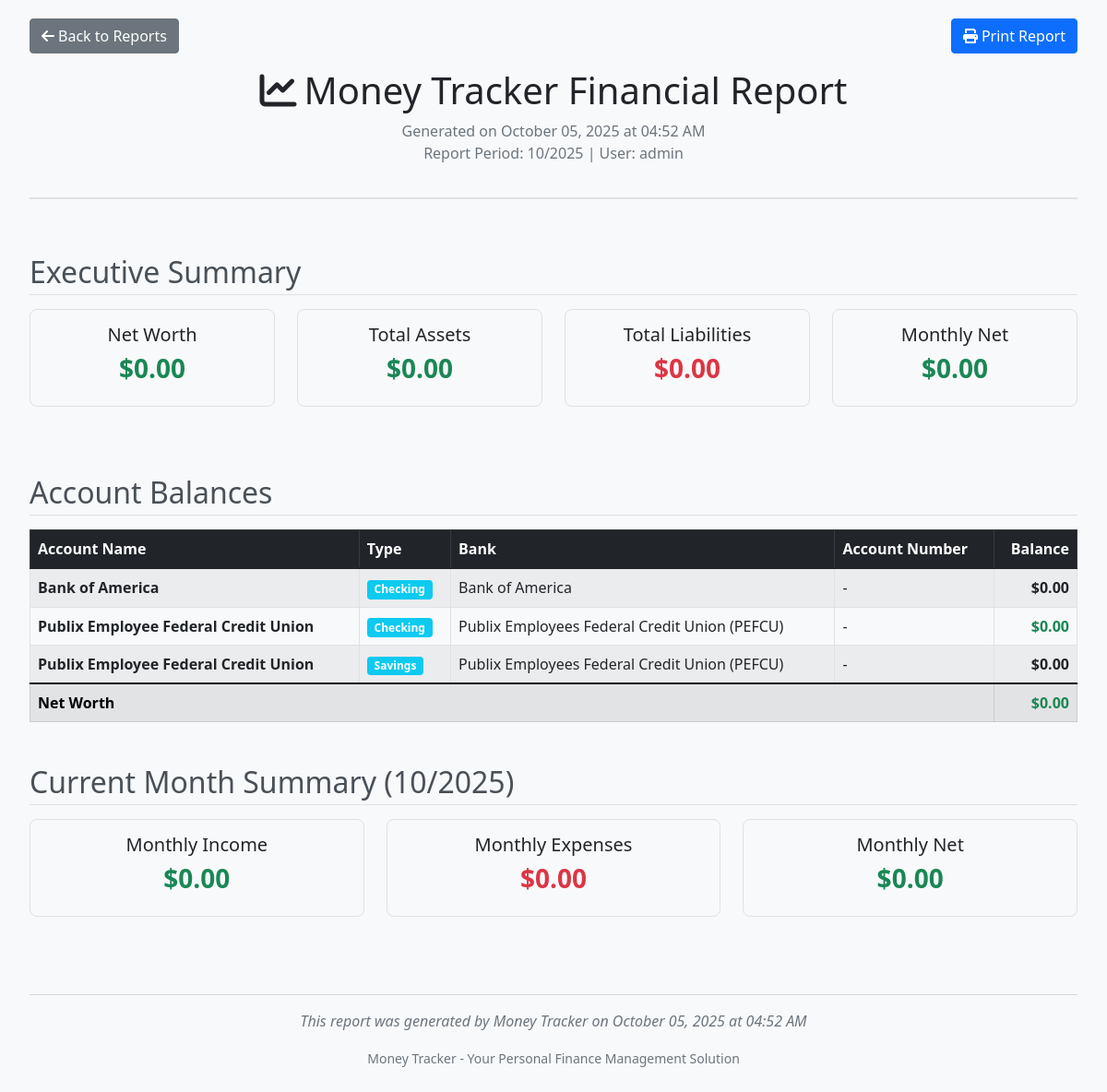
Screenshot of /reports/print (signed in) with the database file from the repository.
### app.py (models this page shows, shortened)
class User(UserMixin, db.Model):
    id = db.Column(db.Integer, primary_key=True)
    username = db.Column(db.String(80), unique=True, nullable=False)
    email = db.Column(db.String(120), unique=True, nullable=False)
    password_hash = db.Column(db.String(128), nullable=False)
    created_at = db.Column(db.DateTime, default=datetime.utcnow)
    accounts = db.relationship('Account', backref='user', lazy=True)
    categories = db.relationship('Category', backref='user', lazy=True)

class Account(db.Model):
    id = db.Column(db.Integer, primary_key=True)
    name = db.Column(db.String(100), nullable=False)
    account_type = db.Column(db.String(50), nullable=False)  # checking, savings, investment, credit
    balance = db.Column(db.Float, default=0.0)
    bank_name = db.Column(db.String(100), nullable=True)  # Bank name from routing lookup
    routing_number = db.Column(db.String(9), nullable=True)  # Bank routing number
    account_number = db.Column(db.String(255), nullable=True)  # Full account number (encrypted)
    account_number_last4 = db.Column(db.String(4), nullable=True)  # Last 4 digits for security
    user_id = db.Column(db.Integer, db.ForeignKey('user.id'), nullable=False)
    def get_masked_account_number(self):
        if not self.account_number:
            return None

### app.py (the view)
@app.route('/reports/print')
@login_required
def print_reports():
    from sqlalchemy import func, extract
    current_year = datetime.now().year
    current_month = datetime.now().month
    accounts = Account.query.filter_by(user_id=current_user.id).all()
    categories = Category.query.filter_by(user_id=current_user.id).order_by(Category.name).all()
    current_month_transactions = Transaction.query.join(Account).filter(
        Account.user_id == current_user.id,
        extract('year', Transaction.date) == current_year,
        extract('month', Transaction.date) == current_month
    ).order_by(Transaction.date.desc()).all()
    monthly_summary = db.session.query(
        extract('month', Transaction.date).label('month'),
        func.sum(Transaction.amount).filter(Transaction.type == 'income').label('income'),
        func.sum(Transaction.amount).filter(Transaction.type == 'expense').label('expenses')
    ).join(Account).filter(
        Account.user_id == current_user.id,
        extract('year', Transaction.date) == current_year
    ).group_by(extract('month', Transaction.date)).all()
    category_spending = db.session.query(
        Category.name,
        func.sum(Transaction.amount).label('total')
    ).join(Transaction).join(Account).filter(
        Account.user_id == current_user.id,
        Transaction.type == 'expense',
        extract('year', Transaction.date) == current_year,
        extract('month', Transaction.date) == current_month
    ).group_by(Category.id).all()
    investments = Investment.query.join(Account).filter(Account.user_id == current_user.id).all()
    total_assets = sum(account.balance for account in accounts if account.balance > 0)
    total_liabilities = abs(sum(account.balance for account in accounts if account.balance < 0))
    net_worth = total_assets - total_liabilities
    month_income = sum(t.amount for t in current_month_transactions if t.type == 'income')
    month_expenses = sum(t.amount for t in current_month_transactions if t.type == 'expense')
    month_net = month_income - month_expenses
    return render_template('print_reports.html',
                         accounts=accounts,
                         categories=categories,
                         current_month_transactions=current_month_transactions,
                         monthly_summary=monthly_summary,
                         category_spending=category_spending,
                         investments=investments,
                         total_assets=total_assets,
                         total_liabilities=total_liabilities,
                         net_worth=net_worth,
                         month_income=month_income,
                         month_expenses=month_expenses,
                         month_net=month_net,
                         current_year=current_year,
                         current_month=current_month,
                         report_date=datetime.now())

### app.py (called while the page is built)
@app.context_processor
def inject_datetime():
    return {'datetime': datetime, 'date': date, 'current_user': current_user}

@login_manager.user_loader
def load_user(user_id):
    return User.query.get(int(user_id))

### templates/print_reports.html (shortened to what this page needs)
<!DOCTYPE html>
<html lang="en">
<head>
    <link href="https://cdn.jsdelivr.net/npm/bootstrap@5.1.3/dist/css/bootstrap.min.css" rel="stylesheet">
    <link rel="stylesheet" href="https://cdnjs.cloudflare.com/ajax/libs/font-awesome/6.0.0/css/all.min.css">
</head>
<body>
    <div class="container-fluid">
        <div class="no-print mb-3">
            <div class="d-flex justify-content-between align-items-center">
                <a href="{{ url_for('reports') }}" class="btn btn-secondary">
                    <i class="fas fa-arrow-left me-1"></i>Back to Reports
                </a>
                <button onclick="window.print()" class="btn btn-primary">
                    <i class="fas fa-print me-1"></i>Print Report
                </button>
            </div>
        </div>
        <div class="report-header">
            <h1><i class="fas fa-chart-line me-2"></i>Money Tracker Financial Report</h1>
            <p class="text-muted mb-0">Generated on {{ report_date.strftime('%B %d, %Y at %I:%M %p') }}</p>
            <p class="text-muted">Report Period: {{ current_month }}/{{ current_year }} | User: {{ current_user.username }}</p>
        </div>
        <div class="row">
            <div class="col-12">
                <h2 class="section-title">Executive Summary</h2>
            </div>
        </div>
        <div class="row mb-4">
            <div class="col-md-3">
                <div class="summary-card text-center">
                    <h5>Net Worth</h5>
                    <h3 class="{% if net_worth >= 0 %}amount-positive{% else %}amount-negative{% endif %}">
                        ${{ "{:,.2f}".format(net_worth) }}
                    </h3>
                </div>
            </div>
            <div class="col-md-3">
                <div class="summary-card text-center">
                    <h5>Total Assets</h5>
                    <h3 class="amount-positive">${{ "{:,.2f}".format(total_assets) }}</h3>
                </div>
            </div>
            <div class="col-md-3">
                <div class="summary-card text-center">
                    <h5>Total Liabilities</h5>
                    <h3 class="amount-negative">${{ "{:,.2f}".format(total_liabilities) }}</h3>
                </div>
            </div>
            <div class="col-md-3">
                <div class="summary-card text-center">
                    <h5>Monthly Net</h5>
                    <h3 class="{% if month_net >= 0 %}amount-positive{% else %}amount-negative{% endif %}">
                        ${{ "{:,.2f}".format(month_net) }}
                    </h3>
                </div>
            </div>
        </div>
        <div class="row">
            <div class="col-12">
                <h2 class="section-title">Account Balances</h2>
                <div class="table-responsive">
                    <table class="table table-bordered table-striped">
                        <thead class="table-dark">
                            <tr>
                                <th>Account Name</th>
                                <th>Type</th>
                                <th>Bank</th>
                                <th>Account Number</th>
                                <th class="text-end">Balance</th>
                            </tr>
                        </thead>
                        <tbody>
                            {% for account in accounts %}
                            <tr>
                                <td><strong>{{ account.name }}</strong></td>
                                <td><span class="badge bg-info">{{ account.account_type.title() }}</span></td>
                                <td>{{ account.bank_name or '-' }}</td>
                                <td>{{ account.get_masked_account_number() or '-' }}</td>
                                <td class="text-end {% if account.balance >= 0 %}amount-positive{% else %}amount-negative{% endif %}">
                                    ${{ "{:,.2f}".format(account.balance) }}
                                </td>
                            </tr>
                            {% endfor %}
                        </tbody>
                        <tfoot class="table-secondary">
                            <tr>
                                <th colspan="4">Net Worth</th>
                                <th class="text-end {% if net_worth >= 0 %}amount-positive{% else %}amount-negative{% endif %}">
                                    ${{ "{:,.2f}".format(net_worth) }}
                                </th>
                            </tr>
                        </tfoot>
                    </table>
                </div>
            </div>
        </div>
        <div class="row">
            <div class="col-12">
                <h2 class="section-title">Current Month Summary ({{ current_month }}/{{ current_year }})</h2>
            </div>
        </div>
        <div class="row mb-4">
            <div class="col-md-4">
                <div class="summary-card text-center">
                    <h5>Monthly Income</h5>
                    <h3 class="amount-positive">${{ "{:,.2f}".format(month_income) }}</h3>
                </div>
            </div>
            <div class="col-md-4">
                <div class="summary-card text-center">
                    <h5>Monthly Expenses</h5>
                    <h3 class="amount-negative">${{ "{:,.2f}".format(month_expenses) }}</h3>
                </div>
            </div>
            <div class="col-md-4">
                <div class="summary-card text-center">
                    <h5>Monthly Net</h5>
                    <h3 class="{% if month_net >= 0 %}amount-positive{% else %}amount-negative{% endif %}">
                        ${{ "{:,.2f}".format(month_net) }}
                    </h3>
                </div>
            </div>
        </div>
        <div class="row mt-5">
            <div class="col-12">
                <div class="text-center text-muted">
                    <hr>
                    <p><em>This report was generated by Money Tracker on {{ report_date.strftime('%B %d, %Y at %I:%M %p') }}</em></p>
                    <p><small>Money Tracker - Your Personal Finance Management Solution</small></p>
                </div>
            </div>
        </div>
    </div>
</body>
</html>

### templates/print_reports.html (style rules this page uses)
@media screen { body { background-color: #f8f9fa; padding: 20px; } }
@media screen { .container-fluid { max-width: 1200px; margin: 0 auto; } }
.report-header { text-align: center; margin-bottom: 30px; border-bottom: 2px solid #dee2e6; padding-bottom: 20px; }
.summary-card { background: #f8f9fa; border: 1px solid #dee2e6; border-radius: 8px; padding: 15px; margin-bottom: 20px; }
.amount-positive { color: #198754; font-weight: bold; }
.amount-negative { color: #dc3545; font-weight: bold; }
.section-title { margin-top: 30px; margin-bottom: 15px; color: #495057; border-bottom: 1px solid #dee2e6; padding-bottom: 5px; }

### rows the page displays
User: username "admin"
Account: name "Bank of America", account_type "Checking", bank_name "Bank of America", account_number "-", balance "0.00"
Account: name "Publix Employee Federal Credit Union", account_type "Checking", bank_name "Publix Employees Federal Credit Union (PEFCU)", account_number "-", balance "0.00"
Account: name "Publix Employee Federal Credit Union", account_type "Savings", bank_name "Publix Employees Federal Credit Union (PEFCU)", account_number "-", balance "0.00"

### other values shown
{{ "{:,.2f}".format(net_worth) }} "0.00"
{{ "{:,.2f}".format(total_assets) }} "0.00"
{{ "{:,.2f}".format(total_liabilities) }} "0.00"
{{ "{:,.2f}".format(month_net) }} "0.00"
{{ "{:,.2f}".format(month_income) }} "0.00"
{{ "{:,.2f}".format(month_expenses) }} "0.00"
